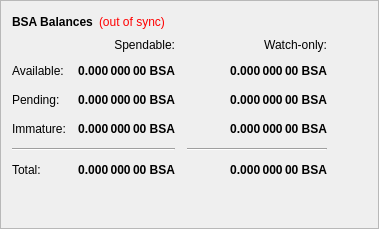
        <widget class="QFrame" name="frame">
         <property name="frameShape">
          <enum>QFrame::StyledPanel</enum>
         </property>
         <property name="frameShadow">
          <enum>QFrame::Raised</enum>
         </property>
         <layout class="QVBoxLayout" name="verticalLayout_4">
          <item>
           <layout class="QHBoxLayout" name="horizontalLayout_4">
            <item>
             <widget class="QLabel" name="label_5">
              <property name="font">
               <font>
                <weight>75</weight>
                <bold>true</bold>
               </font>
              </property>
              <property name="text">
               <string>BSA Balances</string>
              </property>
             </widget>
            </item>
            <item>
             <widget class="QLabel" name="labelWalletStatus">
              <property name="cursor">
               <cursorShape>WhatsThisCursor</cursorShape>
              </property>
              <property name="toolTip">
               <string>The displayed information may be out of date. Your wallet automatically synchronizes with the BSA network after a connection is established, but this process has not completed yet.</string>
              </property>
              <property name="styleSheet">
               <string notr="true">QLabel { color: red; }</string>
              </property>
              <property name="text">
               <string notr="true">(out of sync)</string>
              </property>
              <property name="alignment">
               <set>Qt::AlignLeading|Qt::AlignLeft|Qt::AlignVCenter</set>
              </property>
             </widget>
            </item>
            <item>
             <spacer name="horizontalSpacer_3">
              <property name="orientation">
               <enum>Qt::Horizontal</enum>
              </property>
              <property name="sizeHint" stdset="0">
               <size>
                <width>40</width>
                <height>20</height>
               </size>
              </property>
             </spacer>
            </item>
           </layout>
          </item>
          <item>
           <layout class="QGridLayout" name="gridLayout">
            <property name="spacing">
             <number>12</number>
            </property>
            <item row="2" column="2">
             <widget class="QLabel" name="labelWatchPending">
              <property name="font">
               <font>
                <weight>75</weight>
                <bold>true</bold>
               </font>
              </property>
              <property name="cursor">
               <cursorShape>IBeamCursor</cursorShape>
              </property>
              <property name="toolTip">
               <string>Unconfirmed transactions to watch-only addresses</string>
              </property>
              <property name="text">
               <string notr="true">0.000 000 00 BSA</string>
              </property>
              <property name="alignment">
               <set>Qt::AlignRight|Qt::AlignTrailing|Qt::AlignVCenter</set>
              </property>
              <property name="textInteractionFlags">
               <set>Qt::LinksAccessibleByMouse|Qt::TextSelectableByKeyboard|Qt::TextSelectableByMouse</set>
              </property>
             </widget>
            </item>
            <item row="2" column="1">
             <widget class="QLabel" name="labelUnconfirmed">
              <property name="font">
               <font>
                <weight>75</weight>
                <bold>true</bold>
               </font>
              </property>
              <property name="cursor">
               <cursorShape>IBeamCursor</cursorShape>
              </property>
              <property name="toolTip">
               <string>Total of transactions that have yet to be confirmed, and do not yet count toward the spendable balance</string>
              </property>
              <property name="text">
               <string notr="true">0.000 000 00 BSA</string>
              </property>
              <property name="alignment">
               <set>Qt::AlignRight|Qt::AlignTrailing|Qt::AlignVCenter</set>
              </property>
              <property name="textInteractionFlags">
               <set>Qt::LinksAccessibleByMouse|Qt::TextSelectableByKeyboard|Qt::TextSelectableByMouse</set>
              </property>
             </widget>
            </item>
            <item row="3" column="2">
             <widget class="QLabel" name="labelWatchImmature">
              <property name="font">
               <font>
                <weight>75</weight>
                <bold>true</bold>
               </font>
              </property>
              <property name="cursor">
               <cursorShape>IBeamCursor</cursorShape>
              </property>
              <property name="toolTip">
               <string>Staked or masternode rewards in watch-only addresses that has not yet matured</string>
              </property>
              <property name="text">
               <string notr="true">0.000 000 00 BSA</string>
              </property>
              <property name="alignment">
               <set>Qt::AlignRight|Qt::AlignTrailing|Qt::AlignVCenter</set>
              </property>
              <property name="textInteractionFlags">
               <set>Qt::LinksAccessibleByMouse|Qt::TextSelectableByKeyboard|Qt::TextSelectableByMouse</set>
              </property>
             </widget>
            </item>
            <item row="4" column="0" colspan="2">
             <widget class="Line" name="lineSpendableBalance">
              <property name="orientation">
               <enum>Qt::Horizontal</enum>
              </property>
             </widget>
            </item>
            <item row="4" column="2">
             <widget class="Line" name="lineWatchBalance">
              <property name="sizePolicy">
               <sizepolicy hsizetype="Preferred" vsizetype="Fixed">
                <horstretch>0</horstretch>
                <verstretch>0</verstretch>
               </sizepolicy>
              </property>
              <property name="minimumSize">
               <size>
                <width>140</width>
                <height>0</height>
               </size>
              </property>
              <property name="orientation">
               <enum>Qt::Horizontal</enum>
              </property>
             </widget>
            </item>
            <item row="5" column="0">
             <widget class="QLabel" name="labelTotalText">
              <property name="text">
               <string>Total:</string>
              </property>
             </widget>
            </item>
            <item row="3" column="1">
             <widget class="QLabel" name="labelImmature">
              <property name="font">
               <font>
                <weight>75</weight>
                <bold>true</bold>
               </font>
              </property>
              <property name="cursor">
               <cursorShape>IBeamCursor</cursorShape>
              </property>
              <property name="toolTip">
               <string>Staked or masternode rewards that has not yet matured</string>
              </property>
              <property name="text">
               <string notr="true">0.000 000 00 BSA</string>
              </property>
              <property name="alignment">
               <set>Qt::AlignRight|Qt::AlignTrailing|Qt::AlignVCenter</set>
              </property>
              <property name="textInteractionFlags">
               <set>Qt::LinksAccessibleByMouse|Qt::TextSelectableByKeyboard|Qt::TextSelectableByMouse</set>
              </property>
             </widget>
            </item>
            <item row="2" column="3">
             <spacer name="horizontalSpacer_2">
              <property name="orientation">
               <enum>Qt::Horizontal</enum>
              </property>
              <property name="sizeHint" stdset="0">
               <size>
                <width>40</width>
                <height>20</height>
               </size>
              </property>
             </spacer>
            </item>
            <item row="3" column="0">
             <widget class="QLabel" name="labelImmatureText">
              <property name="text">
               <string>Immature:</string>
              </property>
             </widget>
            </item>
            <item row="5" column="1">
             <widget class="QLabel" name="labelTotal">
              <property name="font">
               <font>
                <weight>75</weight>
                <bold>true</bold>
               </font>
              </property>
              <property name="cursor">
               <cursorShape>IBeamCursor</cursorShape>
              </property>
              <property name="toolTip">
               <string>Your current total balance</string>
              </property>
              <property name="text">
               <string notr="true">0.000 000 00 BSA</string>
              </property>
              <property name="alignment">
               <set>Qt::AlignRight|Qt::AlignTrailing|Qt::AlignVCenter</set>
              </property>
              <property name="textInteractionFlags">
               <set>Qt::LinksAccessibleByMouse|Qt::TextSelectableByKeyboard|Qt::TextSelectableByMouse</set>
              </property>
             </widget>
            </item>
            <item row="5" column="2">
             <widget class="QLabel" name="labelWatchTotal">
              <property name="font">
               <font>
                <weight>75</weight>
                <bold>true</bold>
               </font>
              </property>
              <property name="cursor">
               <cursorShape>IBeamCursor</cursorShape>
              </property>
              <property name="toolTip">
               <string>Current total balance in watch-only addresses</string>
              </property>
              <property name="text">
               <string notr="true">0.000 000 00 BSA</string>
              </property>
              <property name="alignment">
               <set>Qt::AlignRight|Qt::AlignTrailing|Qt::AlignVCenter</set>
              </property>
              <property name="textInteractionFlags">
               <set>Qt::LinksAccessibleByMouse|Qt::TextSelectableByKeyboard|Qt::TextSelectableByMouse</set>
              </property>
             </widget>
            </item>
            <item row="0" column="2">
             <widget class="QLabel" name="labelWatchonly">
              <property name="text">
               <string>Watch-only:</string>
              </property>
              <property name="alignment">
               <set>Qt::AlignRight|Qt::AlignTrailing|Qt::AlignVCenter</set>
              </property>
             </widget>
            </item>
            <item row="1" column="0">
             <widget class="QLabel" name="labelBalanceText">
              <property name="text">
               <string>Available:</string>
              </property>
             </widget>
            </item>
            <item row="1" column="1">
             <widget class="QLabel" name="labelBalance">
              <property name="font">
               <font>
                <weight>75</weight>
                <bold>true</bold>
               </font>
              </property>
              <property name="cursor">
               <cursorShape>IBeamCursor</cursorShape>
              </property>
              <property name="toolTip">
               <string>Your current spendable balance</string>
              </property>
              <property name="text">
               <string notr="true">0.000 000 00 BSA</string>
              </property>
              <property name="alignment">
               <set>Qt::AlignRight|Qt::AlignTrailing|Qt::AlignVCenter</set>
              </property>
              <property name="textInteractionFlags">
               <set>Qt::LinksAccessibleByMouse|Qt::TextSelectableByKeyboard|Qt::TextSelectableByMouse</set>
              </property>
             </widget>
            </item>
            <item row="1" column="2">
             <widget class="QLabel" name="labelWatchAvailable">
              <property name="font">
               <font>
                <weight>75</weight>
                <bold>true</bold>
               </font>
              </property>
              <property name="cursor">
               <cursorShape>IBeamCursor</cursorShape>
              </property>
              <property name="toolTip">
               <string>Your current balance in watch-only addresses</string>
              </property>
              <property name="text">
               <string notr="true">0.000 000 00 BSA</string>
              </property>
              <property name="alignment">
               <set>Qt::AlignRight|Qt::AlignTrailing|Qt::AlignVCenter</set>
              </property>
              <property name="textInteractionFlags">
               <set>Qt::LinksAccessibleByMouse|Qt::TextSelectableByKeyboard|Qt::TextSelectableByMouse</set>
              </property>
             </widget>
            </item>
            <item row="2" column="0">
             <widget class="QLabel" name="labelPendingText">
              <property name="text">
               <string>Pending:</string>
              </property>
             </widget>
            </item>
            <item row="0" column="1">
             <widget class="QLabel" name="labelSpendable">
              <property name="text">
               <string>Spendable:</string>
              </property>
              <property name="alignment">
               <set>Qt::AlignRight|Qt::AlignTrailing|Qt::AlignVCenter</set>
              </property>
             </widget>
            </item>
           </layout>
          </item>
          <item>
           <spacer name="verticalSpacer_4">
            <property name="orientation">
             <enum>Qt::Vertical</enum>
            </property>
            <property name="sizeHint" stdset="0">
             <size>
              <width>20</width>
              <height>40</height>
             </size>
            </property>
           </spacer>
          </item>
         </layout>
        </widget>
